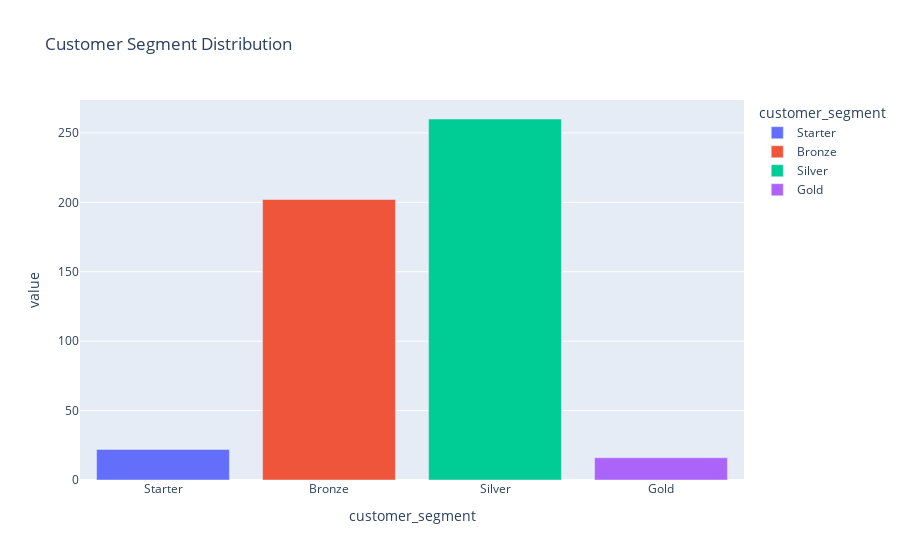

The notebook cell saved with this chart:
### Code cell
# Target Distribution - Count
px.bar(target_count, color=target_count.index, category_orders={'customer_segment': customer_segment_list} , title='Customer Segment Distribution')

### Figure 1 — Plotly figure (JSON) as saved in the notebook; plotly's stock layout.template omitted (floating-point values rounded to 4 significant figures)
{"data": [{"alignmentgroup": "True", "hovertemplate": "customer_segment=%{x}<br>value=%{y}<extra></extra>", "legendgroup": "Starter", "marker": {"color": "#636efa", "pattern": {"shape": ""}}, "name": "Starter", "offsetgroup": "Starter", "orientation": "v", "showlegend": true, "textposition": "auto", "type": "bar", "x": ["Starter"], "xaxis": "x", "y": [22], "yaxis": "y"}, {"alignmentgroup": "True", "hovertemplate": "customer_segment=%{x}<br>value=%{y}<extra></extra>", "legendgroup": "Bronze", "marker": {"color": "#EF553B", "pattern": {"shape": ""}}, "name": "Bronze", "offsetgroup": "Bronze", "orientation": "v", "showlegend": true, "textposition": "auto", "type": "bar", "x": ["Bronze"], "xaxis": "x", "y": [202], "yaxis": "y"}, {"alignmentgroup": "True", "hovertemplate": "customer_segment=%{x}<br>value=%{y}<extra></extra>", "legendgroup": "Silver", "marker": {"color": "#00cc96", "pattern": {"shape": ""}}, "name": "Silver", "offsetgroup": "Silver", "orientation": "v", "showlegend": true, "textposition": "auto", "type": "bar", "x": ["Silver"], "xaxis": "x", "y": [260], "yaxis": "y"}, {"alignmentgroup": "True", "hovertemplate": "customer_segment=%{x}<br>value=%{y}<extra></extra>", "legendgroup": "Gold", "marker": {"color": "#ab63fa", "pattern": {"shape": ""}}, "name": "Gold", "offsetgroup": "Gold", "orientation": "v", "showlegend": true, "textposition": "auto", "type": "bar", "x": ["Gold"], "xaxis": "x", "y": [16], "yaxis": "y"}], "layout": {"barmode": "relative", "legend": {"title": {"text": "customer_segment"}, "tracegroupgap": 0}, "title": {"text": "Customer Segment Distribution"}, "xaxis": {"anchor": "y", "categoryarray": ["Starter", "Bronze", "Silver", "Gold"], "categoryorder": "array", "domain": [0, 1], "title": {"text": "customer_segment"}}, "yaxis": {"anchor": "x", "domain": [0, 1], "title": {"text": "value"}}}}
